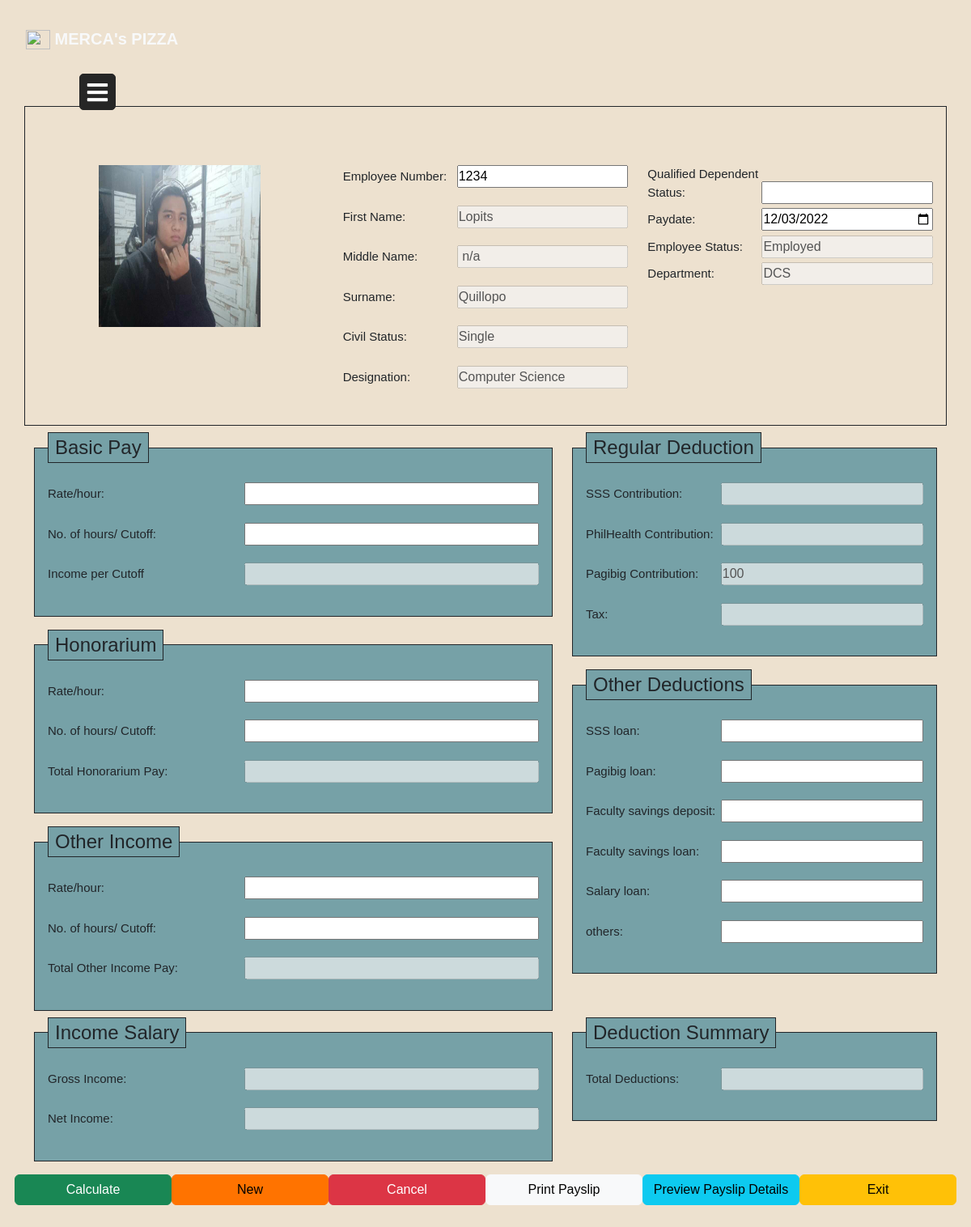
The app's page /webpage2.php?id=1 (signed in) with its own data.
### tables this page shows
CREATE TABLE `employee` (
  `id` int(11) NOT NULL,
  `employeenumber` varchar(255) NOT NULL,
  `employeename` varchar(255) NOT NULL,
  `gender` varchar(255) NOT NULL,
  `birthdate` date NOT NULL,
  `nationality` varchar(255) NOT NULL,
  `civilstatus` varchar(255) NOT NULL,
  `department` varchar(255) NOT NULL,
  `designation` varchar(255) NOT NULL,
  `employeestatus` varchar(255) NOT NULL,
  `picture` text NOT NULL,
  `contactnumber` varchar(255) NOT NULL,
  `email` varchar(255) NOT NULL,
  `age` varchar(20) NOT NULL,
  `paydate` date DEFAULT NULL,
  `dependent` varchar(255) DEFAULT NULL
);

### webpage2.php (the view, shortened to what this page needs)
<?php
include "config.php";
if($_SESSION['usertype']=="hr"){
  if(isset($_GET['id'])){
    $id = trim($_GET['id'])-0;
    $sql = "SELECT * FROM employee WHERE id=$id";
    $run_query = mysqli_query($conn, $sql) or die(mysqli_error($conn));
    if (mysqli_num_rows($run_query) > 0){
    while ($row = mysqli_fetch_array($run_query)){
          $empnumber = $row['employeenumber'];
          $employeename = $row['employeename'];
          $employeenames = explode (" ", $employeename);
          $firstname = $employeenames[0];
          $middlename = $employeenames[1];
          $surname = $employeenames[2];
          $civilstatus = $row['civilstatus'];
          $department = $row['department'];
          $designation = $row['designation'];
          $dependent = $row['dependent'];
          $employeestatus = $row['employeestatus'];
          $picture = $row['picture'];
          $paydate = $row['paydate'];
        }
      }
}
$rateperhourbasic = '';
$noofhoursbasic = '';
$totalbasicpay =  '';
$rateperhourhonor = '';
$noofhourshonor = '';
$totalhonorpay = '';
$rateperhourother = '';
$noofhourother = '';
$totalotherpay ='';
$SSS ='';
$philhealth = '';
$pagibig =100;
$tax='';
$SSSLOAN='';
$PagibigLoan='';
$FacultyDeposit='';
$FacultyLoan='';
$salary_loan='';
$other='';
$totaldeduction ='';
$gross_income ='';
$netincome = '';
?>
<!DOCTYPE html>
<html lang="en">
<head>
    <link rel="stylesheet" href="css/dashboard.css">
    <link rel="stylesheet" href="https://cdn.jsdelivr.net/npm/bootstrap-icons@1.9.1/font/bootstrap-icons.css">
    <link rel="stylesheet" href="https://cdnjs.cloudflare.com/ajax/libs/font-awesome/5.15.3/css/all.min.css"/>
    <link rel="stylesheet" href="css/main.min.css">
    <link rel="stylesheet" href="css/webp2.css">
</head>
<nav class="navbar navbar-expand-md navbar-light">
        <div class="container-xxl">
            <a href="dashboard.php" class="navbar-brand">
                <img src="logo.png" alt="" width="30" height="24" class="d-inline-block align-text-top">
                <span class="fw-bold text-light">MERCA's PIZZA</span>
            </a>
        </div>
    </nav>
<body style="background-image: url(bg.webp);
            no-repeat center center fixed;
            -webkit-background-size: cover;
            -moz-background-size: cover;
            -o-background-size: cover;
            background-size: cover;">
<section id="sides">
    <label for="check" class="mb-5 mx-5">
      <i class="fas fa-bars" id="btn"></i>
    </label>
    </section>
    <section id="empdetails" >
        <div class="container-md form-group border p-3 border-dark" id="empdetailscontainer" style="background-color: #EDE1CF;">
            <div class="row my-2 gy-5 gx-10" id="empdetails2">
                <div class="col-lg-4" id="empdetails5">
                    <form action="" method="POST" enctype="multipart/form-data">
                        <img src="emp_pics/<?php echo $picture;?>" style="margin-left: 75px;" alt="Photo" id="emppic">
                </div>
                <div class="col-lg-4" id="empdetails3">
                        <label class="form-label"><p>Employee Number:</p></label><input type="text"  id="empnumber" name="empnumber" value="<?php echo($empnumber) ?>" >
                        <label class="form-label"><p>First Name:</p></label><input type="text"  id="firstname" name="firstname" value="<?php echo($firstname) ?>" disabled>
                        <label class="form-label"><p>Middle Name:</p></label><input type="text"  id="middlename" name="middlename" value="<?php echo($middlename) ?>" disabled>
                        <label class="form-label"><p>Surname:</p></label><input type="text" id="surname"  name="surname" value="<?php echo($surname) ?>" disabled>
                        <label class="form-label"><p>Civil Status:</p></label><input type="text"  id="civilstatus" name="civilstatus" value="<?php echo($civilstatus) ?>" disabled>
                        <label class="form-label"><p>Designation:</p></label><input type="text"  id="designation" name="designation" value="<?php echo($designation) ?>" disabled>
                </div>
                <div class="col-lg-4" id="empdetails4">
                    <label class="form-label">Qualified Dependent Status:</label><input type="text"  id="dependent" name="dependent" value="<?php echo($dependent) ?>" >
                    <label class="form-label">Paydate:</label><input type="date"  id="paydate" name="paydate" value="<?php echo($paydate) ?>" required >
                    <label class="form-label">Employee Status: </label><input type="text"  id="empstatus" name="empstatus" value="<?php echo($employeestatus) ?>" disabled>
                    <label class="form-label">Department: </label><input type="text"  id="department" name="department" value="<?php echo($department) ?>" disabled>
                </div>
            </div>
        </div>
    </section>
    <section id="pays">
        <div class="container-md" id="empdetailscontainer2">
            <div class="row my-2 " id="empdetailscontainer1">
                <div class="col-lg-7" id="empdetails6">
                    <fieldset class="form-group border p-3 border-dark bg-secondary">
                        <legend class="w-auto px-2 border border-dark bg-secondary">Basic Pay</legend>
                        <label class="form-label"><p>Rate/hour:</p></label><input type="text"  id="rateperhourbasic" name="rateperhourbasic" value="<?php echo($rateperhourbasic) ?>"  required>
                        <label class="form-label"><p>No. of hours/ Cutoff: </p></label><input type="text"  id="noofhoursbasic" name="noofhoursbasic" value="<?php echo($noofhoursbasic) ?>" required>
                        <label class="form-label"><p>Income per Cutoff</p></label><input type="text" id="totalbasicpay" value="<?php echo($totalbasicpay) ?>" disabled>
                    </fieldset>
                    <div class="row">
                        <div class="col-lg-12" id="empdetails8">
                            <fieldset class="form-group border p-3 my-3  border-dark bg-secondary">
                                <legend class="w-auto px-2 border border-dark bg-secondary">Honorarium</legend>
                                <label class="form-label"><p>Rate/hour:</p></label><input type="text"  id="rateperhourhonor" name="rateperhourhonor" value="<?php echo($rateperhourhonor) ?>" required>
                                <label class="form-label"><p>No. of hours/ Cutoff:</p></label><input type="text"  id="noofhourshonor" name="noofhourshonor" value="<?php echo($noofhourshonor) ?>" required>
                                <label class="form-label"><p>Total Honorarium Pay:</p></label><input type="text"  id="totalhonorpay" value="<?php echo($totalhonorpay) ?>"disabled>
                            </fieldset>
                        </div>
                    </div>
                    <div class="row">
                        <div class="col-lg-12 " id="empdetails9" >
                                <fieldset class="form-group border p-3 border-dark bg-secondary">
                                    <legend class="w-auto px-2 border border-dark bg-secondary">Other Income</legend>
                                    <label class="form-label"><p>Rate/hour:</p></label><input type="text"  id="rateperhourother" name="rateperhourother" value="<?php echo($rateperhourother) ?>" required>
                                    <label class="form-label"><p>No. of hours/ Cutoff:</p></label><input type="text"  id="noofhourother" name="noofhourother"  value="<?php echo($noofhourother) ?>" required>
                                    <label class="form-label"><p>Total Other Income Pay:</p></label><input type="text"  id="totalotherpay" value="<?php echo($totalotherpay) ?> " disabled>
                                </fieldset>
                            </div>
                    </div>
                </div>
                <div class="col-lg-5" id="empdetails7">
                    <fieldset class="form-group border p-3 border-dark bg-secondary">
                        <legend class="w-auto px-2 border border-dark bg-secondary">Regular Deduction</legend>
                        <label class="form-label"><p>SSS Contribution:</p></label><input type="text"  id="ssscontri" value="<?php echo($SSS) ?>" disabled>
                        <label class="form-label"><p>PhilHealth Contribution:</p></label><input type="text"  id="philhealthcontri" value="<?php echo($philhealth) ?>" disabled>
                        <label class="form-label"><p>Pagibig Contribution:</p></label><input type="text"  id="pagibigcontri" value="<?php echo($pagibig) ?>" disabled>
                        <label class="form-label"><p>Tax:</p></label><input type="text"  id="tax" value="<?php echo($tax) ?>" disabled>
                    </fieldset>
                    <div class="row">
                        <div class="col-lg-12" id="empdetails9">
                            <fieldset class="form-group border my-3 p-3 border-dark bg-secondary">
                                <legend class="w-auto px-2 border border-dark bg-secondary">Other Deductions</legend>
                                <label class="form-label"><p>SSS loan:</p></label><input type="text"  id="sssloan" name="sssloan" value="<?php echo($SSSLOAN) ?>" required>
                                <label class="form-label"><p>Pagibig loan:</p></label><input type="text"  id="pagibigloan" name="pagibigloan" value="<?php echo($PagibigLoan) ?>" required>
                                <label class="form-label"><p>Faculty savings deposit:</p></label><input type="text"  id="facultydeposit" name="facultydeposit" value="<?php echo($FacultyDeposit) ?>" required>
                                <label class="form-label"><p>Faculty savings loan:</p></label><input type="text"  id="facultyloan" name="facultyloan" value="<?php echo($FacultyLoan) ?>" required>
                                <label class="form-label"><p>Salary loan:</p></label><input type="text"  id="salaryloan" name="salaryloan" value="<?php echo($salary_loan) ?>" required>
                                <label class="form-label"><p>others:</p></label><input type="text"  id="others" name="others" value="<?php echo($other) ?>" required>
                            </fieldset>
                    </div>
                    </div>
                </div>
            </div>
            <div class="row my-2" id="empdetailscontainer2">
                <div class="col-lg-7 " id="empdetails9" >
                    <fieldset class="form-group border p-3 border-dark bg-secondary">
                        <legend class="w-auto px-2 border border-dark bg-secondary">Income Salary</legend>
                        <label class="form-label"><p>Gross Income:</p></label><input type="text"  id="grossincome" value="<?php echo($gross_income) ?>" disabled>
                        <label class="form-label"><p>Net Income:</p></label><input type="text"  id="netincome" value="<?php echo($netincome) ?> "disabled>
                    </fieldset>
                </div>
                <div class="col-lg-5" id="empdetails9" >
                    <fieldset class="form-group border p-3 border-dark bg-secondary">
                        <legend class="w-auto px-2 border border-dark bg-secondary">Deduction Summary</legend>
                        <label class="form-label"><p>Total Deductions: </p></label><input type="text"  id="totaldeduction" value="<?php echo($totaldeduction) ?>" disabled>
                    </fieldset>
                </div>
            </div>
            <div class="row my-2 gx-5 gy-2 cente-content-around ">
                    <input type="submit" value="Calculate" name="calculate" class="btn col-lg-2 btn-success" id="calc">
                    <input type="button" id="new" value="New" class="btn col-lg-2 btn-primary" onclick="cleartexts();">
                    <input type="button" value="Cancel" class="btn col-lg-2 btn-danger "onclick="cancels();">
                    <input type="button" value="Print Payslip" class="btn col-lg-2 btn-light">
                    <input type="button" value="Preview Payslip Details" class="btn col-lg-2 btn-info">
                    <a href="payroll_emplist.php" class="btn col-lg-2 btn-warning"> Exit </a>
            </div>
        </div>
    </section>
</body>
</html>
<?php }
else{
  echo '<script>alert("Unauthorized Web Access")</script>';
  echo '<script>window.location.href="dashboard.php"</script>';
}
?>

### css/dashboard.css (style rules this page uses)
* { margin: 0; padding: 0; text-decoration: none; }
label #btn,label #cancel { position: absolute; cursor: pointer; color: white; border-radius: 5px; border: 1px solid #262626; margin: 15px 30px; font-size: 29px; background: #262626; height: 45px; width: 45px; text-align: center; line-height: 45px; transition: all .5s ease; }

### css/webp2.css (style rules this page uses)
body { background-color: #EDE1CF; font-family: sans-serif; padding: 20px; }
#emppic { text-align: center; width: 200px; height: 200px; }
#empdetails3 label, #empdetails4 label,#empdetails5 label,#empdetails6 label, #empdetails7 label, #empdetails8 label, #empdetails9 label { text-align: left; font-size: 15px; width: 40%; }
#empdetails3 input, #empdetails4 input,#empdetails5 input,#empdetails6 input, #empdetails7 input, #empdetails8 input, #empdetails9 input { text-align: left; width: 60%; }
legend { float: none; }

### records on screen
employee: picture (picture), empnumber "1234", firstname "Lopits", middlename "n/a", surname "Quillopo", civilstatus "Single", designation "Computer Science", paydate "12/03/2022", empstatus "Employed", department "DCS"
